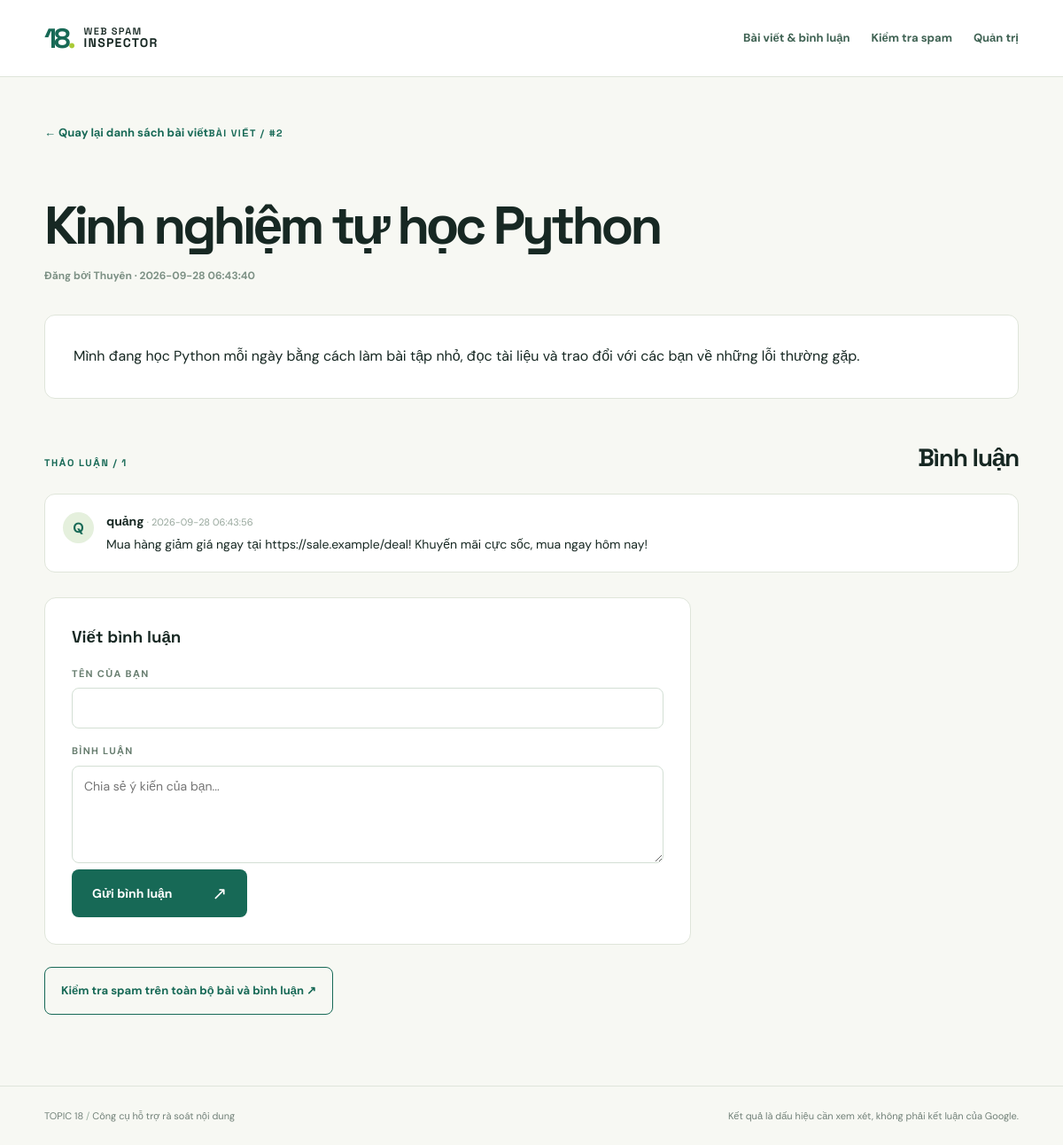
The page /posts/2 on the database its author committed.
### tables this page shows
CREATE TABLE posts (id INTEGER PRIMARY KEY AUTOINCREMENT, title TEXT NOT NULL, body TEXT NOT NULL, author TEXT NOT NULL, created_at TIMESTAMP DEFAULT CURRENT_TIMESTAMP);

CREATE TABLE comments (id INTEGER PRIMARY KEY AUTOINCREMENT, post_id BIGINT NOT NULL REFERENCES posts(id) ON DELETE CASCADE, author TEXT NOT NULL, body TEXT NOT NULL, created_at TIMESTAMP DEFAULT CURRENT_TIMESTAMP);

### app.py (the view)
@app.get("/posts/<int:post_id>")
def view_post(post_id):
    post, comments = get_post(post_id)
    if post is None:
        abort(404)
    return render_template("post.html", post=post, comments=comments)

### app.py (called while the page is built)
def form_token():
    if "csrf" not in session:
        session["csrf"] = secrets.token_urlsafe(24)
    return session["csrf"]

### store.py (called while the page is built)
def is_postgres():
    return bool(os.getenv("DATABASE_URL", "").startswith(("postgres://", "postgresql://")))

@contextmanager
def connect():
    if is_postgres():
        import psycopg
        from psycopg.rows import dict_row
        connection = psycopg.connect(os.environ["DATABASE_URL"], row_factory=dict_row)
    else:
        path = Path(os.getenv("SQLITE_PATH", Path(__file__).with_name("topic18.db")))
        path.parent.mkdir(parents=True, exist_ok=True)
        connection = sqlite3.connect(path)
        connection.row_factory = sqlite3.Row
        connection.execute("PRAGMA foreign_keys = ON")
    try:
        yield connection
        connection.commit()
    except Exception:
        connection.rollback()
        raise
    finally:
        connection.close()

def run(conn, sql, values=()):
    return conn.execute(sql.replace("?", "%s") if is_postgres() else sql, values)

def init_db(conn):
    primary_key = "BIGSERIAL PRIMARY KEY" if is_postgres() else "INTEGER PRIMARY KEY AUTOINCREMENT"
    run(conn, f"CREATE TABLE IF NOT EXISTS posts (id {primary_key}, title TEXT NOT NULL, body TEXT NOT NULL, author TEXT NOT NULL, created_at TIMESTAMP DEFAULT CURRENT_TIMESTAMP)")
    run(conn, f"CREATE TABLE IF NOT EXISTS comments (id {primary_key}, post_id BIGINT NOT NULL REFERENCES posts(id) ON DELETE CASCADE, author TEXT NOT NULL, body TEXT NOT NULL, created_at TIMESTAMP DEFAULT CURRENT_TIMESTAMP)")
    run(conn, "CREATE TABLE IF NOT EXISTS hidden_items (kind TEXT NOT NULL, item_id BIGINT NOT NULL, PRIMARY KEY(kind,item_id))")

def get_post(post_id):
    with connect() as conn:
        init_db(conn)
        post = run(conn, "SELECT * FROM posts WHERE id=? AND NOT EXISTS (SELECT 1 FROM hidden_items h WHERE h.kind='post' AND h.item_id=posts.id)", (post_id,)).fetchone()
        if post is None:
            return None, []
        comments = run(conn, "SELECT * FROM comments WHERE post_id=? AND NOT EXISTS (SELECT 1 FROM hidden_items h WHERE h.kind='comment' AND h.item_id=comments.id) ORDER BY id", (post_id,)).fetchall()
        return dict(post), [dict(row) for row in comments]

### templates/post.html (shortened to what this page needs)
{% extends 'base.html' %}
{% block content %}
<article class="wrap article"><a class="back" href="{{ url_for('community') }}">← Quay lại danh sách bài viết</a><span class="index">BÀI VIẾT / #{{ post.id }}</span><h1>{{ post.title }}</h1><p class="post-meta">Đăng bởi {{ post.author }} · {{ post.created_at }}</p><div class="article-body">{{ post.body }}</div></article>
<section class="wrap comment-section" id="comments"><div class="section-heading"><span class="index">THẢO LUẬN / {{ comments|length }}</span><h2>Bình luận</h2></div>{% if comments %}<div class="comment-list">{% for comment in comments %}<article class="comment"><div class="avatar">{{ comment.author[:1]|upper }}</div><div><div class="comment-author">{{ comment.author }} <span>· {{ comment.created_at }}</span></div><p>{{ comment.body }}</p></div></article>{% endfor %}</div>{% else %}<p class="field-help">Chưa có bình luận. Hãy bắt đầu cuộc thảo luận.</p>{% endif %}<div class="compose comment-form"><h3>Viết bình luận</h3><form action="{{ url_for('create_comment', post_id=post.id) }}" method="post"><input type="hidden" name="csrf" value="{{ form_token() }}"><div class="honeypot" aria-hidden="true"><label>Website <input name="website" tabindex="-1" autocomplete="off"></label></div><label for="author">TÊN CỦA BẠN</label><input id="author" name="author" maxlength="60" minlength="2" required><label for="body">BÌNH LUẬN</label><textarea id="body" name="body" maxlength="500" minlength="3" required placeholder="Chia sẻ ý kiến của bạn..."></textarea><button class="submit" type="submit">Gửi bình luận <span aria-hidden="true">↗</span></button></form></div><form class="inline-audit" action="{{ url_for('check') }}" method="post"><input type="hidden" name="mode" value="community"><button class="outline-button" type="submit">Kiểm tra spam trên toàn bộ bài và bình luận ↗</button></form></section>
{% endblock %}

### static/style.css (style rules this page uses)
:root { --ink:#172823;--muted:#63716c;--green:#176956;--lime:#d5ed75;--paper:#f7f8f3;--line:#dfe5da;--cream:#fff;--accent:#f2f7e1 }
* { box-sizing:border-box }
body { margin:0;background:var(--paper);color:var(--ink);font-family:'DM Sans',Arial,sans-serif;line-height:1.5 }
h1,h2,h3,p { margin-top:0 }
h1,h2,h3,.brand,.index,.type-num,.finding-id,.summary { font-family:'Space Grotesk',Arial,sans-serif }
a { color:inherit }
.wrap { max-width:1160px;margin:auto;padding-left:30px;padding-right:30px }
.header-tag,.index,.eyebrow,.row-label { font-size:11px;font-weight:700;letter-spacing:.13em }
h1 { font-size:clamp(42px,6vw,79px);line-height:1.08;letter-spacing:-.065em;max-width:960px;margin:24px 0 }
.section-heading { display:flex;justify-content:space-between;align-items:baseline;gap:20px;margin-bottom:20px }
.index { color:var(--green) }
h2 { font-size:28px;letter-spacing:-.045em;margin-bottom:0 }
.submit { border:0;border-radius:8px;background:var(--green);color:white;min-height:54px;padding:0 23px;font:700 14px 'DM Sans',Arial,sans-serif;cursor:pointer;display:inline-flex;align-items:center;gap:45px }
.submit span { font-size:20px;font-weight:400 }
.back { display:inline-block;color:var(--green);font-size:13px;font-weight:700;text-decoration:none;margin-bottom:48px }
.outline-button { background:transparent;border:1px solid var(--green);border-radius:8px;color:var(--green);padding:15px 18px;min-height:54px;font:700 13px 'DM Sans',Arial,sans-serif;cursor:pointer }
.compose { padding:30px;background:#fff;border:1px solid var(--line);border-radius:13px;align-self:start }
.compose label { display:block;font-size:11px;letter-spacing:.12em;color:#687e70;font-weight:700;margin:17px 0 8px }
.compose input,.compose textarea { width:100%;border:1px solid #d3dfd4;background:#fff;border-radius:8px;padding:13px;color:var(--ink);font:14px 'DM Sans',Arial,sans-serif;outline:none }
.compose textarea { height:185px;resize:vertical }
.post-meta { font-size:12px;color:#7d9185;font-weight:700 }
.article { padding-top:50px;padding-bottom:45px }
.article h1 { font-size:clamp(36px,5vw,62px);margin:15px 0;overflow-wrap:anywhere }
.article-body { margin-top:35px;padding:32px;background:#fff;border:1px solid var(--line);border-radius:12px;font-size:16px;line-height:1.8;white-space:pre-wrap;overflow-wrap:anywhere }
.comment-section { padding-bottom:80px }
.comment-list { background:#fff;border:1px solid var(--line);border-radius:12px;margin-bottom:28px }
.comment { display:flex;gap:14px;padding:20px;border-bottom:1px solid var(--line) }
.comment:last-child { border-bottom:0 }
.avatar { display:grid;place-items:center;flex:0 0 35px;height:35px;border-radius:50%;background:#e5f0dd;color:var(--green);font-weight:700 }
.comment-author { font-weight:700;font-size:14px }
.comment-author span { color:#96a69b;font-size:11px;font-weight:400 }
.comment p { margin:5px 0 0;white-space:pre-wrap;overflow-wrap:anywhere;font-size:14px }
.comment-form { max-width:730px;margin-bottom:25px }
.comment-form textarea { height:110px }
.inline-audit { margin-top:25px }

### rows shown on the page
posts: id "2", title "Kinh nghiệm tự học Python", author "Thuyên", created_at "2026-09-28 06:43:40", body "Mình đang học Python mỗi ngày bằng cách làm bài tập nhỏ, đọc tài liệu và trao đổi với các bạn về những lỗi thường gặp."
comments: author "Q", author "quảng", created_at "2026-09-28 06:43:56", body "Mua hàng giảm giá ngay tại https://sale.example/deal! Khuyến mãi cực sốc, mua ngay hôm nay!"

### other values the page prints
{{ comments|length }} "1"
